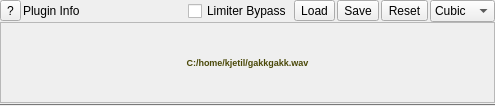
<?xml version="1.0" encoding="UTF-8"?>
<ui version="4.0">
 <class>Plugin_widget</class>
 <widget class="QWidget" name="Plugin_widget">
  <property name="geometry">
   <rect>
    <x>0</x>
    <y>0</y>
    <width>495</width>
    <height>106</height>
   </rect>
  </property>
  <property name="windowTitle">
   <string>Form</string>
  </property>
  <layout class="QVBoxLayout" name="vertical_layout">
   <property name="spacing">
    <number>0</number>
   </property>
   <property name="margin">
    <number>0</number>
   </property>
   <item>
    <layout class="QHBoxLayout" name="horizontalLayout_2">
     <property name="spacing">
      <number>2</number>
     </property>
     <property name="leftMargin">
      <number>0</number>
     </property>
     <property name="rightMargin">
      <number>0</number>
     </property>
     <item>
      <widget class="QToolButton" name="info_button">
       <property name="text">
        <string>?</string>
       </property>
      </widget>
     </item>
     <item>
      <widget class="QLabel" name="plugin_info">
       <property name="sizePolicy">
        <sizepolicy hsizetype="Minimum" vsizetype="Fixed">
         <horstretch>0</horstretch>
         <verstretch>0</verstretch>
        </sizepolicy>
       </property>
       <property name="text">
        <string>Plugin Info</string>
       </property>
      </widget>
     </item>
     <item>
      <spacer name="horizontalSpacer">
       <property name="orientation">
        <enum>Qt::Horizontal</enum>
       </property>
       <property name="sizeHint" stdset="0">
        <size>
         <width>2</width>
         <height>2</height>
        </size>
       </property>
      </spacer>
     </item>
     <item>
      <widget class="QCheckBox" name="limiter_bypass_button">
       <property name="text">
        <string>Limiter Bypass</string>
       </property>
       <property name="checkable">
        <bool>true</bool>
       </property>
      </widget>
     </item>
     <item>
      <widget class="QToolButton" name="load_button">
       <property name="text">
        <string>Load</string>
       </property>
      </widget>
     </item>
     <item>
      <widget class="QToolButton" name="save_button">
       <property name="text">
        <string>Save</string>
       </property>
      </widget>
     </item>
     <item>
      <widget class="QToolButton" name="reset_button">
       <property name="text">
        <string>Reset</string>
       </property>
      </widget>
     </item>
     <item>
      <widget class="QComboBox" name="interpolation_type">
       <property name="sizePolicy">
        <sizepolicy hsizetype="Fixed" vsizetype="Fixed">
         <horstretch>0</horstretch>
         <verstretch>0</verstretch>
        </sizepolicy>
       </property>
       <property name="toolTip">
        <string extracomment="Interpolation type for this instrument"/>
       </property>
       <property name="statusTip">
        <string extracomment="Interpolation type for this instrument"/>
       </property>
       <property name="whatsThis">
        <string extracomment="Interpolation type for this instrument"/>
       </property>
       <property name="autoFillBackground">
        <bool>true</bool>
       </property>
       <property name="currentIndex">
        <number>2</number>
       </property>
       <property name="frame">
        <bool>true</bool>
       </property>
       <item>
        <property name="text">
         <string>None</string>
        </property>
       </item>
       <item>
        <property name="text">
         <string>Linear</string>
        </property>
       </item>
       <item>
        <property name="text">
         <string>Cubic</string>
        </property>
       </item>
       <item>
        <property name="text">
         <string>Sinc1</string>
        </property>
       </item>
       <item>
        <property name="text">
         <string>Sinc2</string>
        </property>
       </item>
      </widget>
     </item>
    </layout>
   </item>
   <item>
    <widget class="QLabel" name="sample_name_label">
     <property name="frameShape">
      <enum>QFrame::StyledPanel</enum>
     </property>
     <property name="frameShadow">
      <enum>QFrame::Plain</enum>
     </property>
     <property name="text">
      <string>&lt;html&gt;&lt;head/&gt;&lt;body&gt;&lt;p&gt;&lt;span style=&quot; font-size:7pt; font-weight:600; color:#4a4808;&quot;&gt;C:/home/kjetil/gakkgakk.wav&lt;/span&gt;&lt;/p&gt;&lt;/body&gt;&lt;/html&gt;</string>
     </property>
     <property name="alignment">
      <set>Qt::AlignCenter</set>
     </property>
    </widget>
   </item>
   <item>
    <widget class="Line" name="line_10">
     <property name="palette">
      <palette>
       <active>
        <colorrole role="WindowText">
         <brush brushstyle="SolidPattern">
          <color alpha="255">
           <red>121</red>
           <green>121</green>
           <blue>121</blue>
          </color>
         </brush>
        </colorrole>
        <colorrole role="Button">
         <brush brushstyle="SolidPattern">
          <color alpha="255">
           <red>174</red>
           <green>174</green>
           <blue>174</blue>
          </color>
         </brush>
        </colorrole>
        <colorrole role="Light">
         <brush brushstyle="SolidPattern">
          <color alpha="255">
           <red>195</red>
           <green>195</green>
           <blue>195</blue>
          </color>
         </brush>
        </colorrole>
        <colorrole role="Midlight">
         <brush brushstyle="SolidPattern">
          <color alpha="255">
           <red>214</red>
           <green>214</green>
           <blue>214</blue>
          </color>
         </brush>
        </colorrole>
        <colorrole role="Dark">
         <brush brushstyle="SolidPattern">
          <color alpha="255">
           <red>87</red>
           <green>87</green>
           <blue>87</blue>
          </color>
         </brush>
        </colorrole>
        <colorrole role="Mid">
         <brush brushstyle="SolidPattern">
          <color alpha="255">
           <red>116</red>
           <green>116</green>
           <blue>116</blue>
          </color>
         </brush>
        </colorrole>
        <colorrole role="Text">
         <brush brushstyle="SolidPattern">
          <color alpha="255">
           <red>84</red>
           <green>84</green>
           <blue>84</blue>
          </color>
         </brush>
        </colorrole>
        <colorrole role="BrightText">
         <brush brushstyle="SolidPattern">
          <color alpha="255">
           <red>205</red>
           <green>205</green>
           <blue>205</blue>
          </color>
         </brush>
        </colorrole>
        <colorrole role="ButtonText">
         <brush brushstyle="SolidPattern">
          <color alpha="255">
           <red>117</red>
           <green>117</green>
           <blue>117</blue>
          </color>
         </brush>
        </colorrole>
        <colorrole role="Base">
         <brush brushstyle="SolidPattern">
          <color alpha="255">
           <red>226</red>
           <green>226</green>
           <blue>226</blue>
          </color>
         </brush>
        </colorrole>
        <colorrole role="Window">
         <brush brushstyle="SolidPattern">
          <color alpha="255">
           <red>174</red>
           <green>174</green>
           <blue>174</blue>
          </color>
         </brush>
        </colorrole>
        <colorrole role="Shadow">
         <brush brushstyle="SolidPattern">
          <color alpha="255">
           <red>84</red>
           <green>84</green>
           <blue>84</blue>
          </color>
         </brush>
        </colorrole>
        <colorrole role="HighlightedText">
         <brush brushstyle="SolidPattern">
          <color alpha="255">
           <red>213</red>
           <green>213</green>
           <blue>213</blue>
          </color>
         </brush>
        </colorrole>
        <colorrole role="AlternateBase">
         <brush brushstyle="SolidPattern">
          <color alpha="255">
           <red>214</red>
           <green>214</green>
           <blue>214</blue>
          </color>
         </brush>
        </colorrole>
        <colorrole role="NoRole">
         <brush brushstyle="SolidPattern">
          <color alpha="255">
           <red>113</red>
           <green>113</green>
           <blue>113</blue>
          </color>
         </brush>
        </colorrole>
        <colorrole role="ToolTipBase">
         <brush brushstyle="SolidPattern">
          <color alpha="255">
           <red>212</red>
           <green>212</green>
           <blue>183</blue>
          </color>
         </brush>
        </colorrole>
        <colorrole role="ToolTipText">
         <brush brushstyle="SolidPattern">
          <color alpha="255">
           <red>92</red>
           <green>92</green>
           <blue>92</blue>
          </color>
         </brush>
        </colorrole>
       </active>
       <inactive>
        <colorrole role="WindowText">
         <brush brushstyle="SolidPattern">
          <color alpha="255">
           <red>121</red>
           <green>121</green>
           <blue>121</blue>
          </color>
         </brush>
        </colorrole>
        <colorrole role="Button">
         <brush brushstyle="SolidPattern">
          <color alpha="255">
           <red>174</red>
           <green>174</green>
           <blue>174</blue>
          </color>
         </brush>
        </colorrole>
        <colorrole role="Light">
         <brush brushstyle="SolidPattern">
          <color alpha="255">
           <red>195</red>
           <green>195</green>
           <blue>195</blue>
          </color>
         </brush>
        </colorrole>
        <colorrole role="Midlight">
         <brush brushstyle="SolidPattern">
          <color alpha="255">
           <red>214</red>
           <green>214</green>
           <blue>214</blue>
          </color>
         </brush>
        </colorrole>
        <colorrole role="Dark">
         <brush brushstyle="SolidPattern">
          <color alpha="255">
           <red>87</red>
           <green>87</green>
           <blue>87</blue>
          </color>
         </brush>
        </colorrole>
        <colorrole role="Mid">
         <brush brushstyle="SolidPattern">
          <color alpha="255">
           <red>116</red>
           <green>116</green>
           <blue>116</blue>
          </color>
         </brush>
        </colorrole>
        <colorrole role="Text">
         <brush brushstyle="SolidPattern">
          <color alpha="255">
           <red>84</red>
           <green>84</green>
           <blue>84</blue>
          </color>
         </brush>
        </colorrole>
        <colorrole role="BrightText">
         <brush brushstyle="SolidPattern">
          <color alpha="255">
           <red>205</red>
           <green>205</green>
           <blue>205</blue>
          </color>
         </brush>
        </colorrole>
        <colorrole role="ButtonText">
         <brush brushstyle="SolidPattern">
          <color alpha="255">
           <red>117</red>
           <green>117</green>
           <blue>117</blue>
          </color>
         </brush>
        </colorrole>
        <colorrole role="Base">
         <brush brushstyle="SolidPattern">
          <color alpha="255">
           <red>226</red>
           <green>226</green>
           <blue>226</blue>
          </color>
         </brush>
        </colorrole>
        <colorrole role="Window">
         <brush brushstyle="SolidPattern">
          <color alpha="255">
           <red>174</red>
           <green>174</green>
           <blue>174</blue>
          </color>
         </brush>
        </colorrole>
        <colorrole role="Shadow">
         <brush brushstyle="SolidPattern">
          <color alpha="255">
           <red>84</red>
           <green>84</green>
           <blue>84</blue>
          </color>
         </brush>
        </colorrole>
        <colorrole role="HighlightedText">
         <brush brushstyle="SolidPattern">
          <color alpha="255">
           <red>213</red>
           <green>213</green>
           <blue>213</blue>
          </color>
         </brush>
        </colorrole>
        <colorrole role="AlternateBase">
         <brush brushstyle="SolidPattern">
          <color alpha="255">
           <red>214</red>
           <green>214</green>
           <blue>214</blue>
          </color>
         </brush>
        </colorrole>
        <colorrole role="NoRole">
         <brush brushstyle="SolidPattern">
          <color alpha="255">
           <red>113</red>
           <green>113</green>
           <blue>113</blue>
          </color>
         </brush>
        </colorrole>
        <colorrole role="ToolTipBase">
         <brush brushstyle="SolidPattern">
          <color alpha="255">
           <red>212</red>
           <green>212</green>
           <blue>183</blue>
          </color>
         </brush>
        </colorrole>
        <colorrole role="ToolTipText">
         <brush brushstyle="SolidPattern">
          <color alpha="255">
           <red>92</red>
           <green>92</green>
           <blue>92</blue>
          </color>
         </brush>
        </colorrole>
       </inactive>
       <disabled>
        <colorrole role="WindowText">
         <brush brushstyle="SolidPattern">
          <color alpha="255">
           <red>87</red>
           <green>87</green>
           <blue>87</blue>
          </color>
         </brush>
        </colorrole>
        <colorrole role="Button">
         <brush brushstyle="SolidPattern">
          <color alpha="255">
           <red>174</red>
           <green>174</green>
           <blue>174</blue>
          </color>
         </brush>
        </colorrole>
        <colorrole role="Light">
         <brush brushstyle="SolidPattern">
          <color alpha="255">
           <red>195</red>
           <green>195</green>
           <blue>195</blue>
          </color>
         </brush>
        </colorrole>
        <colorrole role="Midlight">
         <brush brushstyle="SolidPattern">
          <color alpha="255">
           <red>214</red>
           <green>214</green>
           <blue>214</blue>
          </color>
         </brush>
        </colorrole>
        <colorrole role="Dark">
         <brush brushstyle="SolidPattern">
          <color alpha="255">
           <red>87</red>
           <green>87</green>
           <blue>87</blue>
          </color>
         </brush>
        </colorrole>
        <colorrole role="Mid">
         <brush brushstyle="SolidPattern">
          <color alpha="255">
           <red>116</red>
           <green>116</green>
           <blue>116</blue>
          </color>
         </brush>
        </colorrole>
        <colorrole role="Text">
         <brush brushstyle="SolidPattern">
          <color alpha="255">
           <red>87</red>
           <green>87</green>
           <blue>87</blue>
          </color>
         </brush>
        </colorrole>
        <colorrole role="BrightText">
         <brush brushstyle="SolidPattern">
          <color alpha="255">
           <red>205</red>
           <green>205</green>
           <blue>205</blue>
          </color>
         </brush>
        </colorrole>
        <colorrole role="ButtonText">
         <brush brushstyle="SolidPattern">
          <color alpha="255">
           <red>87</red>
           <green>87</green>
           <blue>87</blue>
          </color>
         </brush>
        </colorrole>
        <colorrole role="Base">
         <brush brushstyle="SolidPattern">
          <color alpha="255">
           <red>174</red>
           <green>174</green>
           <blue>174</blue>
          </color>
         </brush>
        </colorrole>
        <colorrole role="Window">
         <brush brushstyle="SolidPattern">
          <color alpha="255">
           <red>174</red>
           <green>174</green>
           <blue>174</blue>
          </color>
         </brush>
        </colorrole>
        <colorrole role="Shadow">
         <brush brushstyle="SolidPattern">
          <color alpha="255">
           <red>84</red>
           <green>84</green>
           <blue>84</blue>
          </color>
         </brush>
        </colorrole>
        <colorrole role="HighlightedText">
         <brush brushstyle="SolidPattern">
          <color alpha="255">
           <red>213</red>
           <green>213</green>
           <blue>213</blue>
          </color>
         </brush>
        </colorrole>
        <colorrole role="AlternateBase">
         <brush brushstyle="SolidPattern">
          <color alpha="255">
           <red>174</red>
           <green>174</green>
           <blue>174</blue>
          </color>
         </brush>
        </colorrole>
        <colorrole role="NoRole">
         <brush brushstyle="SolidPattern">
          <color alpha="255">
           <red>113</red>
           <green>113</green>
           <blue>113</blue>
          </color>
         </brush>
        </colorrole>
        <colorrole role="ToolTipBase">
         <brush brushstyle="SolidPattern">
          <color alpha="255">
           <red>212</red>
           <green>212</green>
           <blue>183</blue>
          </color>
         </brush>
        </colorrole>
        <colorrole role="ToolTipText">
         <brush brushstyle="SolidPattern">
          <color alpha="255">
           <red>92</red>
           <green>92</green>
           <blue>92</blue>
          </color>
         </brush>
        </colorrole>
       </disabled>
      </palette>
     </property>
     <property name="frameShadow">
      <enum>QFrame::Plain</enum>
     </property>
     <property name="lineWidth">
      <number>1</number>
     </property>
     <property name="midLineWidth">
      <number>0</number>
     </property>
     <property name="orientation">
      <enum>Qt::Horizontal</enum>
     </property>
    </widget>
   </item>
  </layout>
 </widget>
 <resources/>
 <connections/>
</ui>
